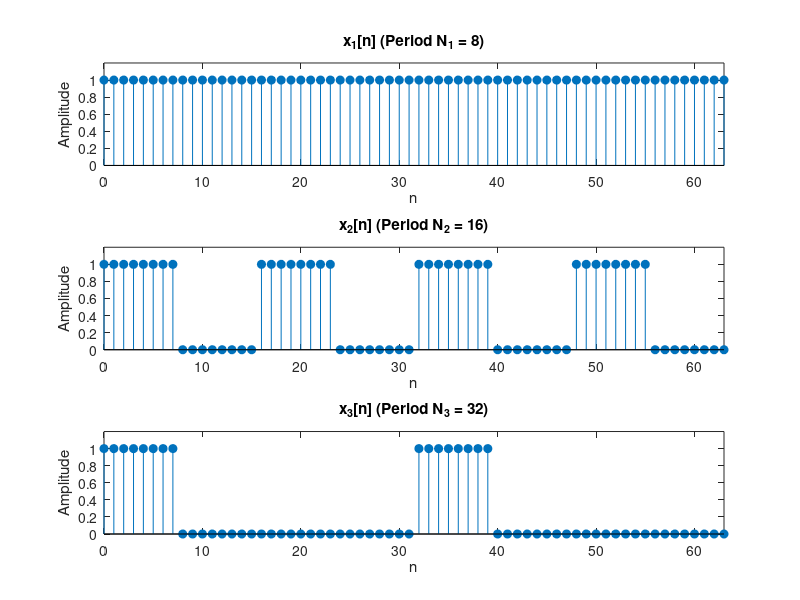

Recreate this plot in MATLAB.
%% 部分 (d): 定义信号并绘制时域图

% 定义信号的一个周期
x1_one_period = [ones(1, 8)]; % N1 = 8
x2_one_period = [ones(1, 8), zeros(1, 8)]; % N2 = 16
x3_one_period = [ones(1, 8), zeros(1, 24)]; % N3 = 32

% 重复信号以覆盖 0 <= n <= 63
n = 0:63;
x1 = repmat(x1_one_period, 1, ceil(64 / length(x1_one_period)));
x1 = x1(1:64);
x2 = repmat(x2_one_period, 1, ceil(64 / length(x2_one_period)));
x2 = x2(1:64);
x3 = repmat(x3_one_period, 1, ceil(64 / length(x3_one_period)));
x3 = x3(1:64);

% 绘制时域图
figure;
subplot(3, 1, 1);
stem(n, x1, 'filled');
title('x_1[n] (Period N_1 = 8)');
xlabel('n'); ylabel('Amplitude');
xlim([0, 63]); ylim([0, 1.2]);

subplot(3, 1, 2);
stem(n, x2, 'filled');
title('x_2[n] (Period N_2 = 16)');
xlabel('n'); ylabel('Amplitude');
xlim([0, 63]); ylim([0, 1.2]);

subplot(3, 1, 3);
stem(n, x3, 'filled');
title('x_3[n] (Period N_3 = 32)');
xlabel('n'); ylabel('Amplitude');
xlim([0, 63]); ylim([0, 1.2]);